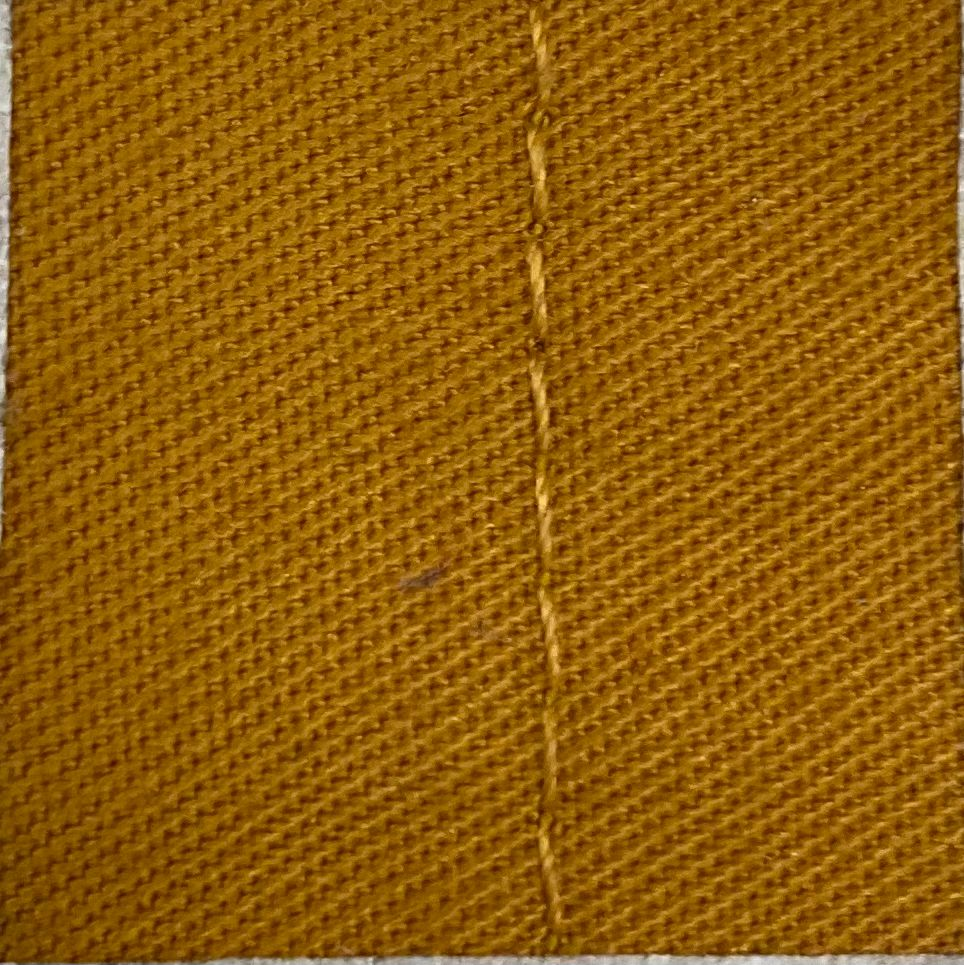
#> input picture dataset/train/straight/straight31.jpg, 964 x 965 px
$ jupyter execute --allow-errors ImageExtractionPythonTesting.ipynb
#> lines starting #> are read from the running program, lines starting #| are printed output that depends on the picture; after the words box and inside, x2 and y2 are one past the last pixel; in counts of white or black regions, pixels touching at a corner belong together
##### Metrics for Classification Sticth Fabric Detection
- Accuracy (Most Important)
- F1 Score
- Precision
- Recall
- Time Complexity (Important)
- ROC AUC (Optional)
- Kappa (Optional)
- MCC (Optional)

### Calculation Metrics

- **Confusion Matrix**: Defined as TP (True Positive), FP (False Positive), FN (False Negative), TN (True Negative)

- **Accuracy**: `(TP + TN) / (TP + TN + FN + FP)`

- **Error Rate**: `(FP + FN) / (TP + TN + FN + FP)`

- **Sensitivity (Recall)**: `TP / (TP + FN)`

- **Specificity**: `TN / (TN + FP)`

- **Balanced Accuracy**: `(Sensitivity + Specificity) / 2`

- **Precision**: `TP / (TP + FP)`

- **F1-Score**: `2 * (Precision * Recall) / (Precision + Recall)`

- **Macro**: A type of averaging method for multiclass classification

- **Weighted**: A type of averaging method that takes class imbalance into account

- **ROC AUC**: Area Under the Receiver Operating Characteristic Curve

- **PR AUC**: Area Under the Precision-Recall Curve

### Prepare The Required Libraries And The Image

[cell 1]
import cv2 												# OpenCV (Requirement For Image Processing)
import numpy as np									# Numpy (Requirement For Special Math Operations Like Matrix Multiplication)
import matplotlib.pyplot as plt					# Matplotlib (Requirement For Plotting Graphs Or Evaluate The Result)

path = 'dataset/train/straight/straight31.jpg' 		# Path to the image

image = cv2.imread(path)							# Load the image based on the path
#> image is the input picture: shape (965, 964, 3); mean B, G, R 10.9, 92.6, 144

if image is None:
    print("Failed to load image")
else:
	image = cv2.cvtColor(image, cv2.COLOR_BGR2RGB)			# Convert the image to RGB (OpenCV uses BGR)

	plt.imshow(image)									# Display the image

### Change The Image Color Into GrayScale To Detect Different Color Stitch Fabric Easier By The Program

[cell 2]
image = cv2.imread(path, cv2.IMREAD_GRAYSCALE)          # Load image in grayscale
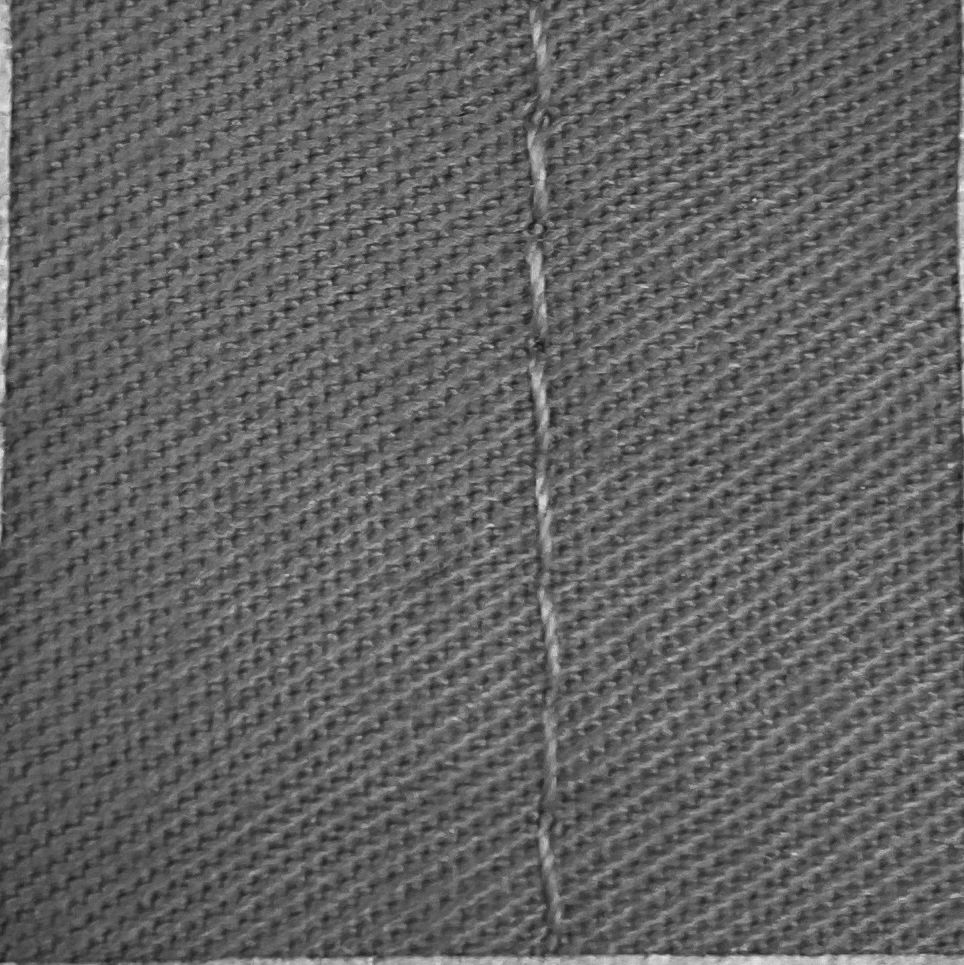
#> image: shape (965, 964); min 20, max 236, mean 98.4

if image is None:
    print("Failed to load image")
else:
    height, width = image.shape[:2] # Get the image resolution (height, width) In Pixels
#> height = 965; width = 964
    print(f'The resolution of the image is {width}x{height} pixels.')
#| The resolution of the image is 964x965 pixels.
    plt.imshow(image, cmap='gray')  # Display the image in grayscale cmap is use because matplotlib uses RGB and OpenCV uses BGR

### Resize The Image To Make Sure The Program Can Handle Better From The Image

[cell 3]
# Resize the image into 320x320 pixels
image = cv2.resize(image, (480, 480))
#> image: shape (480, 480)

# Display the resized image
plt.imshow(image, cmap='gray')

### Blur The Image To Make Sure Detection Dont Detect The Noise In The Image <br>(In This Case Its Fabric)

[cell 4]
# Apply Median Blur to the image
image = cv2.medianBlur(image, 5)
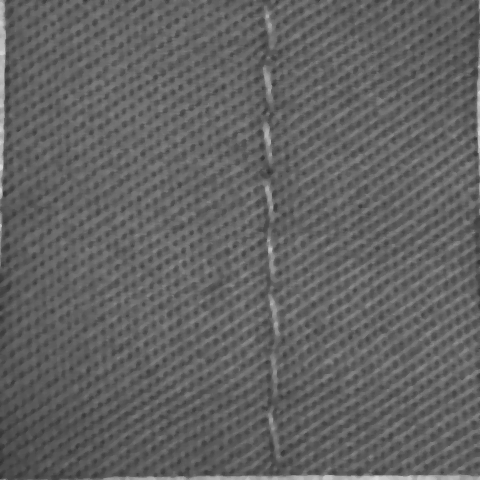
#> image: shape (480, 480); min 48, max 218, mean 98.3

# Display the image after applying Median Blur
plt.imshow(image, cmap='gray')

[cell 5]
# image = cv2.GaussianBlur(image, (5, 5), sigmaX = 1) # Apply Gaussian Blur to the image with a kernel size of 5x5

# # Display the image after applying Gaussian Blur
# plt.imshow(image, cmap='gray')

[cell 6]
# # Threshold the image
# _, image = cv2.threshold(image, 0, 255, cv2.THRESH_OTSU)

# # Display the image after applying threshold
# plt.imshow(image, cmap='gray')

[cell 7]
import numpy as np
import math

#Hough Line Transform
dst = cv2.Canny(image, 50, 200, None, 3)
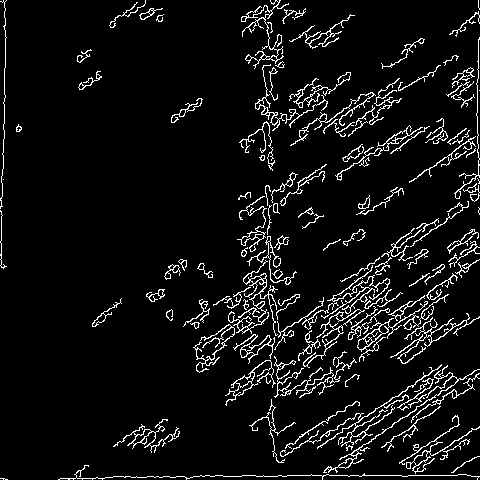
#> dst: shape (480, 480); 6.7% white in thin lines or dots
lines = cv2.HoughLines(dst, 1, np.pi / 180, 150, None, 0, 0)
#> lines = [[475, 1.57], [432, 0.977]]
# Draw the lines
#> (the rest of this cell did not finish here and is left out)

[cell 8]
# Detect edges with Canny Opencv
image = cv2.Canny(image, 120, 200)	# Canny(image, threshold1, threshold2) Operasi Untuk Menangkap Garis Tepi Pada Gambar
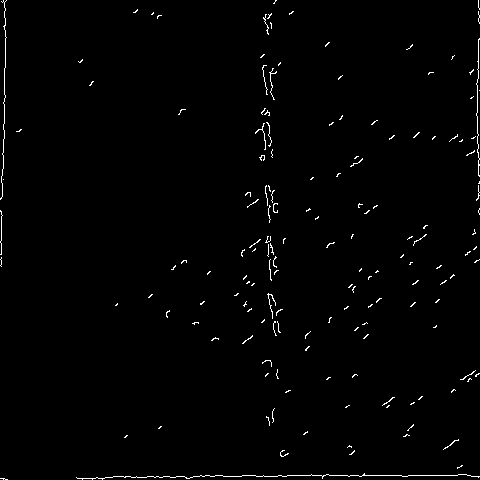
#> image: shape (480, 480); 1.1% white in thin lines or dots

plt.imshow(image, cmap='gray')

[cell 9]
# Count White Lines Of The Images
contours, _ = cv2.findContours(image, cv2.RETR_LIST, cv2.CHAIN_APPROX_SIMPLE) # Find the contours
#> contours = 158 contours, all with area under 20
# findContours(image, mode, method) mode = cv2.RETR_LIST, method = cv2.CHAIN_APPROX_SIMPLE

# Filter out small contours and count the remaining ones
lines = [c for c in contours if cv2.boundingRect(c)[2] < cv2.boundingRect(c)[3] and cv2.boundingRect(c)[3] > 20 and cv2.boundingRect(c)[3] < 40 and cv2.boundingRect(c)[2] < 20] # Filter out small contours (noise)
#> lines = 8 contours, all with area under 20
# Where boundingRect(c) return in the format (x, y, w, h) where can be called with 0 = x(arah gambar), 1 = y(arah gambar), 2 = width, 3 = height
number_of_lines = len(lines) # Count the remaining contours
#> number_of_lines = 8

image = cv2.cvtColor(image, cv2.COLOR_GRAY2RGB) 		# Convert the image to RGB (OpenCV uses BGR)
#> image: shape (480, 480, 3); 1.1% white in thin lines or dots

cv2.drawContours(image, lines, -1, (0, 255, 0), 3) 	# Draw the contours
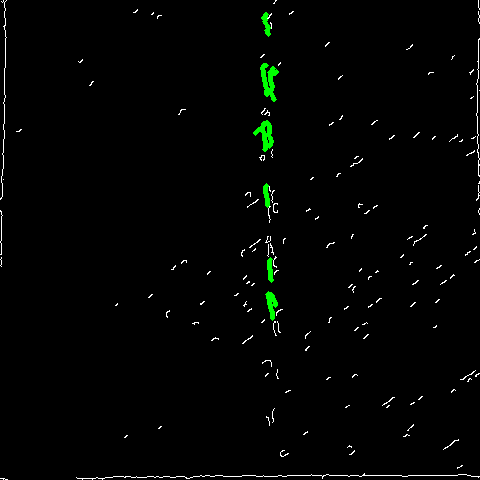
#> image: shape (480, 480, 3); mean B, G, R 2.5, 3.9, 2.5

plt.imshow(image)
print(f'Number of lines: {number_of_lines}')
#| Number of lines: 8

$ run again, with dataset/train/straight/straight10.jpg copied over dataset/train/straight/straight31.jpg
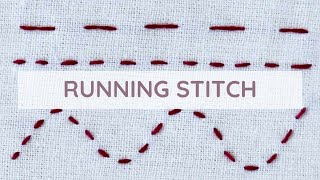
#> input picture dataset/train/straight/straight10.jpg, 320 x 180 px
#> image is the input picture: shape (180, 320, 3); mean B, G, R 220.8, 209.4, 207
#| The resolution of the image is 320x180 pixels.
#> `dst = cv2.Canny(image, 50, 200, None, 3)`:
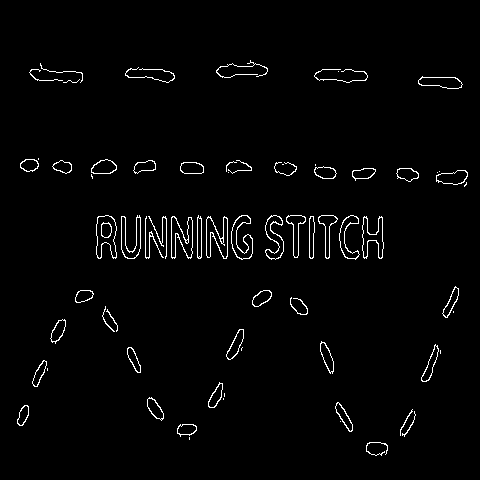
#> dst: shape (480, 480); 2.1% white in thin lines or dots, all inside (x1, y1, x2, y2) = (17, 60, 468, 456)
#> `lines = cv2.HoughLines(dst, 1, np.pi / 180, 150, None, 0, 0)`: lines = None
#> contours = 112 contours, 38 with area under 20; largest, box (x1, y1, x2, y2) and area: (96, 215, 117, 259) 622, (96, 215, 117, 259) 610, (171, 216, 193, 259) 509, (206, 216, 228, 259) 501, (171, 216, 193, 258) 480
#> `lines = [c for c in contours if cv2.boundingRect(c)[2] < cv2.boundingR..`: lines = 27 contours, 5 with area under 20; largest, box (x1, y1, x2, y2) and area: (226, 329, 244, 360) 240, (421, 344, 439, 382) 226, (226, 329, 244, 360) 220, (320, 341, 334, 374) 217, (421, 345, 439, 382) 208
#> number_of_lines = 27
#> `cv2.drawContours(image, lines, -1, (0, 255, 0), 3)`:
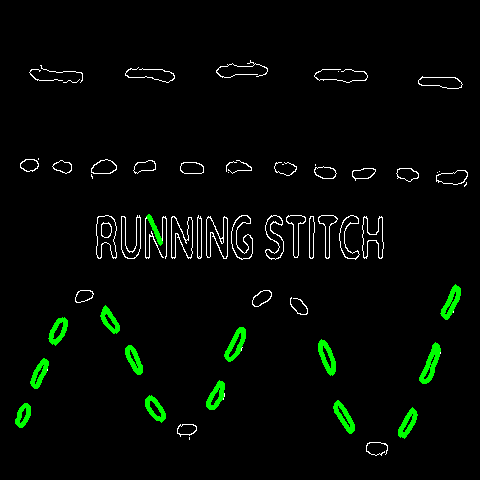
#> image: shape (480, 480, 3); mean B, G, R 4.2, 8.8, 4.2
#| Number of lines: 27

$ run again, with dataset/train/straight/straight12.jpg copied over dataset/train/straight/straight31.jpg
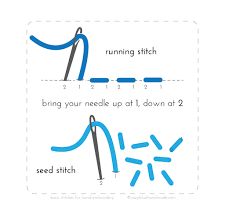
#> input picture dataset/train/straight/straight12.jpg, 225 x 224 px
#> image is the input picture: shape (224, 225, 3); mean B, G, R 250.3, 247.8, 243
#| The resolution of the image is 225x224 pixels.
#> `dst = cv2.Canny(image, 50, 200, None, 3)`:
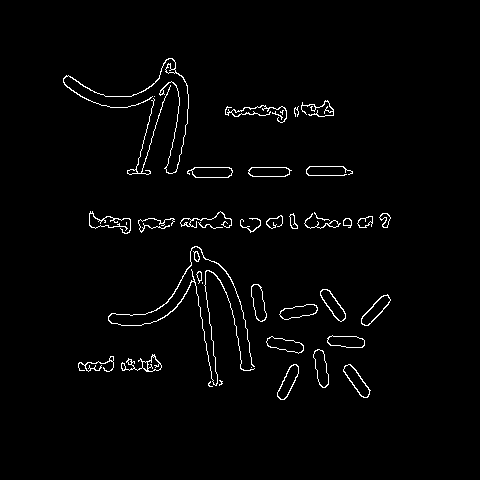
#> dst: shape (480, 480); 2% white in thin lines or dots, all inside (x1, y1, x2, y2) = (63, 58, 391, 400)
#> `lines = cv2.HoughLines(dst, 1, np.pi / 180, 150, None, 0, 0)`: lines = None
#> contours = 77 contours, 42 with area under 20; largest, box (x1, y1, x2, y2) and area: (187, 167, 233, 178) 384, (343, 364, 371, 398) 378, (361, 294, 391, 326) 376, (191, 167, 233, 178) 372, (320, 289, 346, 322) 364
#> `lines = [c for c in contours if cv2.boundingRect(c)[2] < cv2.boundingR..`: lines = 4 contours; box (x1, y1, x2, y2) and area: (313, 349, 329, 388) 364, (251, 284, 267, 322) 362, (313, 349, 329, 388) 353, (251, 284, 267, 322) 350
#> number_of_lines = 4
#> `cv2.drawContours(image, lines, -1, (0, 255, 0), 3)`:
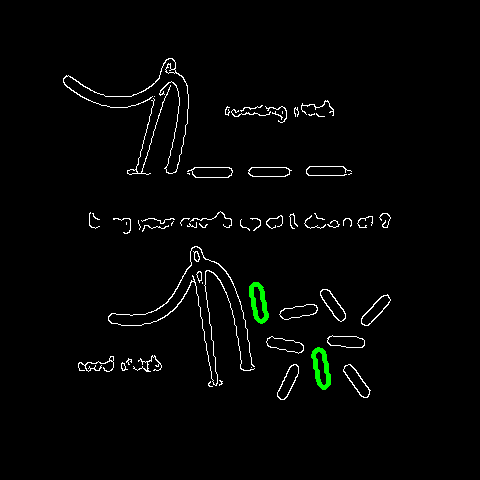
#> image: shape (480, 480, 3); mean B, G, R 4.4, 5.4, 4.4
#| Number of lines: 4
